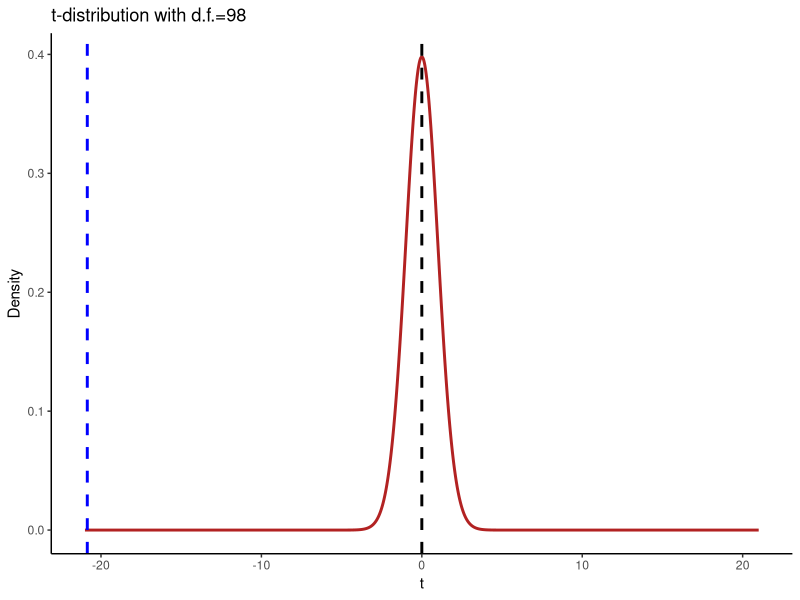

Source code (R):
library(tidyverse)

tdist <- seq(-21,21,by=.01)
Density <- dt(tdist, df=98)
dfx <- data.frame(tdist,Density)


ggplot(dfx, aes(x=tdist,y=Density))+
  theme_classic()+
  geom_line(intercept=0, color='firebrick',lwd=1) +
  geom_vline(xintercept=0, lty=2, color='black', lwd=1)+
  geom_vline(xintercept=-20.854, color='blue',lwd=1,lty=2 ) +
  ggtitle("t-distribution with d.f.=98") +
  xlab("t")


